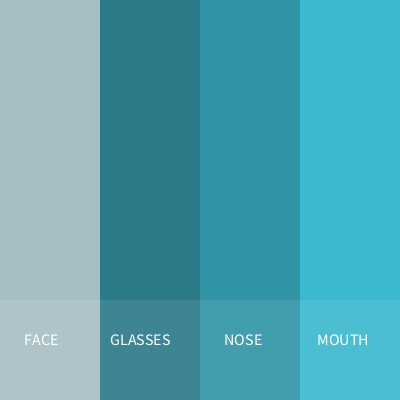
Frame 1 (no input)
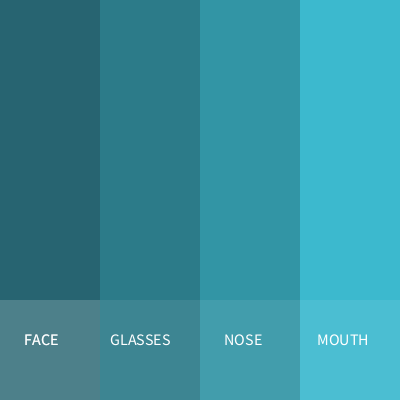
Frame 60 (the mouse pressed at the canvas centre just before this capture)
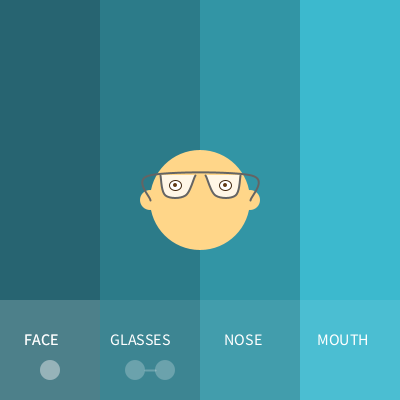
Frame 120 (the mouse held since frame 60 and released just before this capture)

The Processing sketch that drew these frames (run headless with seeded random() and noise(); from frame 60 on, the mouse is pressed at the canvas centre):

// Processing sketch: processing_109961
// ── processing_109961.pde

//HomeWork 5
//All right reserved to Chia-Fang Lue

void setup()
{
  size( 400, 400);
  background( 250);
}

void draw()
{
  prepScreen();
  
  if ( mouseX !=0 && mouseY !=0)
  {
    figure1(mouseX, mouseY, mouseX*.25, mouseX*.25);  
    
    if ( mouseX <= width*.25)
    {
      figure2(mouseX, mouseY, mouseX*.25, mouseX*.25);
      faceIcon();
      
    }
    
    else if (mouseX > width*.25 && mouseX <= width*.5)
    {
      figure2(mouseX, mouseY, mouseX*.25, mouseX*.25);
      figure3(mouseX, mouseY, mouseX*.25, mouseX*.25);
      faceIcon();
      glassesIcon();
    }
    
    else if (mouseX > width*.5 && mouseX <= width*.75)
    {
      figure2(mouseX, mouseY, mouseX*.25, mouseX*.25);
      figure3(mouseX, mouseY, mouseX*.25, mouseX*.25);
      figure4(mouseX, mouseY, mouseX*.25, mouseX*.25);
      faceIcon();
      glassesIcon();
      noseIcon();
    }
    
    else if (mouseX > width*.75)
    {
      figure2(mouseX, mouseY, mouseX*.25, mouseX*.25);
      figure3(mouseX, mouseY, mouseX*.25, mouseX*.25);
      figure4(mouseX, mouseY, mouseX*.25, mouseX*.25);
      figure5(mouseX, mouseY, mouseX*.25, mouseX*.25);
      faceIcon();
      glassesIcon();
      noseIcon();
      mouthIcon();
    }
  }
  
}

void prepScreen()
{
  //section 1
  fill(37, 100, 111, 100);
  noStroke();
  rect( 0, 0, width*.25, height); 
  
  //section 2
  fill(44, 123, 137);
  noStroke();
  rect( 100, 0, width*.25, height); 
  
  //section 3
  fill(50, 149, 165);
  noStroke();
  rect( 200, 0, width*.25, height); 
  
  //section 4
  fill(60, 185, 206);
  noStroke();
  rect( 300, 0, width*.25, height); 
  
  //bottom overlay on top
  fill(255, 255, 255, 20);
  noStroke();
  rect(0, 300, width, height*.25);
  
  //text
  textSize(16);
  fill(255);
  text("FACE", 24, 345 );
  text("GLASSES", 110, 345);
  text("NOSE", 224, 345);
  text("MOUTH", 317, 345);
}

void figure1( float x, float y, float wd, float ht)
{
  //face
  fill(255, 214, 137);
  noStroke();
  ellipse(x, y, 2*wd, 2*ht);
  
 // text("Face", 
 
}

void figure2( float x, float y, float wd, float ht)
{ 
  //ears
  fill(255, 214, 137);
  noStroke();
  ellipse(x-wd, y,mouseX*.1, mouseX*.1);
  ellipse(x+wd, y,mouseX*.1, mouseX*.1);
}

void figure3( float x, float y, float wd, float ht)
{
  //left glasses
  fill(255, 255, 255, 200);
  stroke(100);//glasses golden frame
  strokeWeight(2);
  beginShape();
  curveVertex(x-wd*.8, y-ht*.7);
  curveVertex(x-wd*.8, y-ht*.5);
  curveVertex(x-wd*.7, y-ht*.1);
  curveVertex(x-wd*.3, y-ht*.1);
  curveVertex(x-wd*.1, y-ht*.5);
  curveVertex(x-wd*.1, y-ht*.3);
  endShape();
  
  //glasses frame
  beginShape();
  noFill();
  curveVertex(x-wd, y);
  curveVertex(x-wd, y);
  curveVertex(x-wd-1, y-ht*.5);
  curveVertex(x+wd+1, y-ht*.5);
  curveVertex(x+wd, y);
  curveVertex(x+wd, y);
  endShape();

  //right glasses
  fill(255, 255, 255, 200);
  beginShape();
  curveVertex(x+wd*.8, y-ht*.7);
  curveVertex(x+wd*.8, y-ht*.5);
  curveVertex(x+wd*.7, y-ht*.1);
  curveVertex(x+wd*.3, y-ht*.1);
  curveVertex(x+wd*.1, y-ht*.5);
  curveVertex(x+wd*.1, y-ht*.3);
  endShape();
  
  //eyes
  ellipseMode(RADIUS);
  stroke(67, 40, 14);
  fill(255);
  strokeWeight(1);
  ellipse(x-wd*.5, y-ht*.3, wd*.12, wd*.1);
  ellipse(x+wd*.5, y-ht*.3, wd*.12, wd*.1);
  noStroke();
  fill(98, 59,22);
  ellipseMode( CENTER);
  ellipse(x-wd*.5, y-ht*.3, wd*.08, wd*.08);
  ellipse(x+wd*.5, y-ht*.3, wd*.08, wd*.08);
}

void figure4( float x, float y, float wd, float ht)
{
  //nose
  stroke(240, 180, 68);
  strokeWeight(3);
  noFill();
  beginShape();
  curveVertex(x, y-ht*.1);
  curveVertex(x, y-ht*.1);
  curveVertex(x-wd*.2, y+ht*.2);
  curveVertex(x, y+ht*.3);
  curveVertex(x, y+ht*.3);
  endShape();
}

void figure5( float x, float y, float wd, float ht)
{
  //mounth
  fill(240, 135, 82);
  noStroke();
  ellipse(x, y+ht*.65, 30, 20);

  //beard
  beginShape();
  noStroke();
  fill(155, 97, 42);
  curveVertex(x-wd*.4, y+ht*.8);
  curveVertex(x-wd*.5, y+ht*.8);
  curveVertex(x, y+ht*.4);
  curveVertex(x+wd*.5, y+ht*.8);
  curveVertex(x, y+ht*.65);
  curveVertex(x-wd*.5, y+ht*.8);
  curveVertex(x-wd*.4, y+ht*.8);
  endShape();
}

void faceIcon()
{
  ellipseMode(CENTER);
  fill(255, 60);
  noStroke(); 
  ellipse(50, 370, 20, 20);
}

void glassesIcon()
{
  ellipseMode(CENTER);
  fill(255, 60);
  noStroke();
  ellipse(135, 370, 20, 20);
  ellipse(165, 370, 20, 20);
  
  strokeWeight(2);
  stroke(255, 60);
  line(145, 370, 155, 370);
}

void noseIcon()
{
  fill(255, 60);
  noStroke();
  triangle(250, 360, 240, 380, 260, 380);
}

void mouthIcon()
{
  noStroke();
  fill(255, 80);
  quad( 340, 370, 350, 360, 360, 370, 350, 380); 
}
